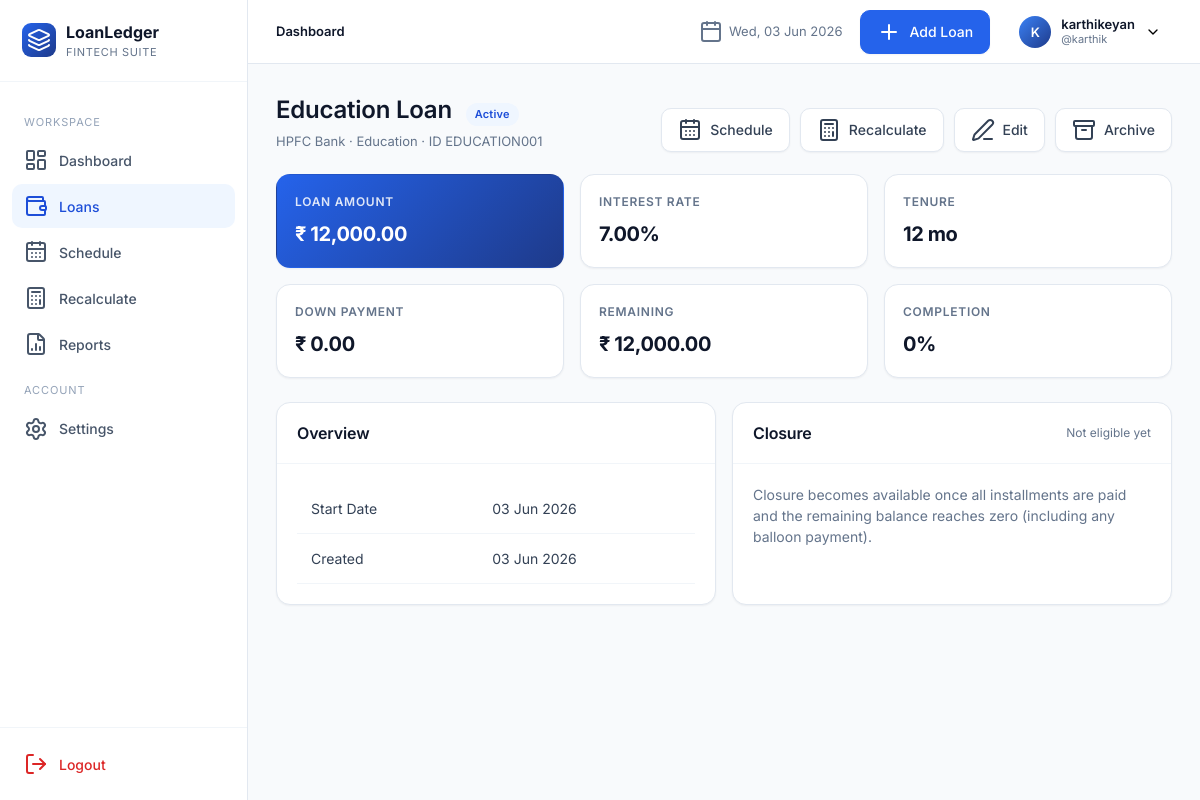
The app's page /loans/2 (signed in), older data.
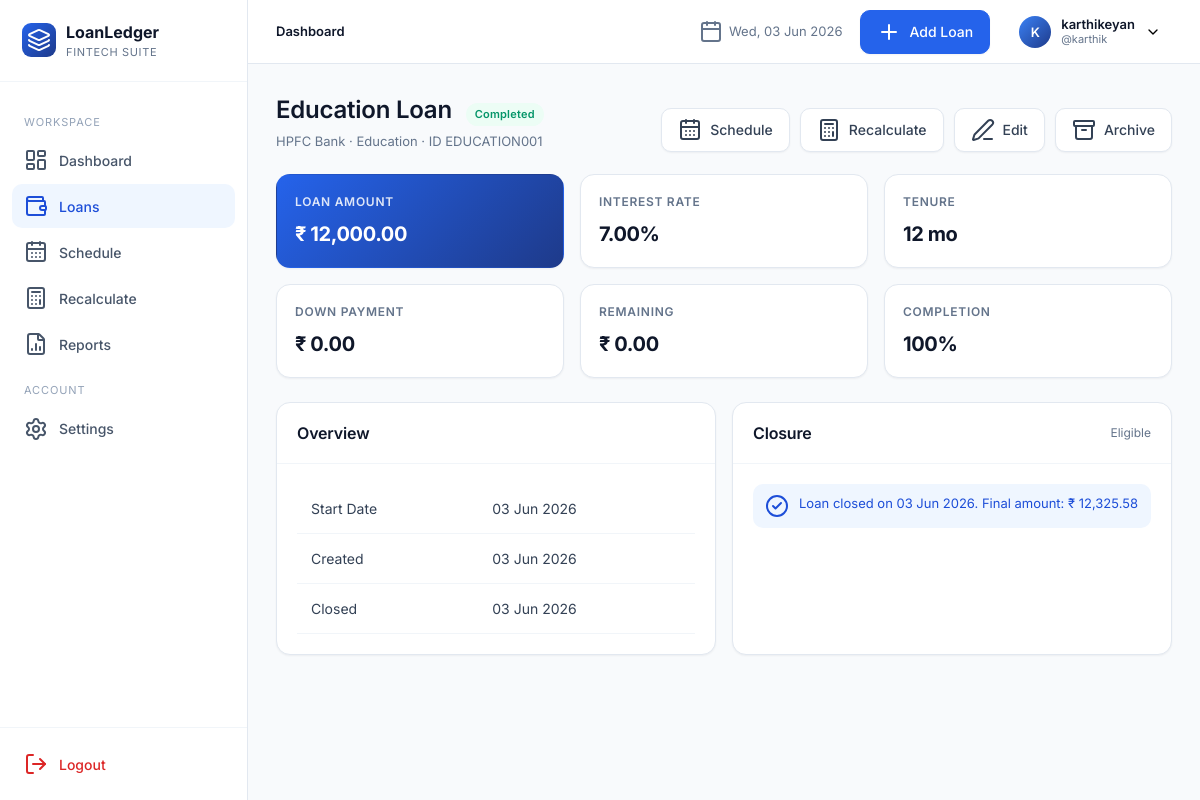
The same page, newer data.
### app/models.py (models this page shows, shortened)
class Loan(db.Model):
    __tablename__ = "loans"
    id = db.Column(db.Integer, primary_key=True)
    user_id = db.Column(db.Integer, db.ForeignKey("users.id"), nullable=False, index=True)
    loan_id = db.Column(db.String(40), nullable=False, index=True)  # manual unique per user
    loan_name = db.Column(db.String(120), nullable=False)
    loan_category = db.Column(db.String(50), nullable=False, default="Personal")
    bank_name = db.Column(db.String(120), nullable=False)
    loan_amount = db.Column(db.Float, nullable=False)
    interest_rate = db.Column(db.Float, nullable=False)  # annual %
    down_payment = db.Column(db.Float, default=0)
    custom_emi = db.Column(db.Float, nullable=True)
    start_date = db.Column(db.Date, nullable=False)
    tenure_months = db.Column(db.Integer, nullable=False)
    loan_status = db.Column(db.String(20), default="Active", index=True)
    remaining_balance = db.Column(db.Float, default=0)
    completion_percentage = db.Column(db.Float, default=0)
    is_archived = db.Column(db.Boolean, default=False, index=True)
    balloon_date = db.Column(db.Date, nullable=True)
    balloon_amount = db.Column(db.Float, nullable=True)
    notes = db.Column(db.Text)
    closed_at = db.Column(db.DateTime, nullable=True)
    final_amount = db.Column(db.Float, nullable=True)
    closure_notes = db.Column(db.Text, nullable=True)
    created_at = db.Column(db.DateTime, default=datetime.utcnow)
    updated_at = db.Column(db.DateTime, default=datetime.utcnow, onupdate=datetime.utcnow)
    schedules = db.relationship("Schedule", backref="loan", lazy="dynamic",
                                cascade="all, delete-orphan", order_by="Schedule.month_index")
    __table_args__ = (db.UniqueConstraint("user_id", "loan_id", name="uq_user_loanid"),)

class User(UserMixin, db.Model):
    __tablename__ = "users"
    id = db.Column(db.Integer, primary_key=True)
    full_name = db.Column(db.String(120), nullable=False)
    username = db.Column(db.String(64), unique=True, nullable=False, index=True)
    email = db.Column(db.String(160), unique=True, nullable=False, index=True)
    password_hash = db.Column(db.String(256), nullable=False)
    preferred_currency = db.Column(db.String(8), default="INR")
    preferred_date_format = db.Column(db.String(20), default="%d %b %Y")
    created_at = db.Column(db.DateTime, default=datetime.utcnow)
    loans = db.relationship("Loan", backref="owner", lazy="dynamic", cascade="all, delete-orphan")

### app/blueprints/loans.py (the view)
@loans_bp.route("/<int:loan_pk>")
@login_required
def details(loan_pk):
    loan = _get_loan_or_404(loan_pk)
    return render_template("loans/details.html", loan=loan)

### app/blueprints/loans.py (called while the page is built)
def _get_loan_or_404(loan_pk):
    loan = Loan.query.filter_by(id=loan_pk, user_id=current_user.id).first()
    if not loan:
        abort(404)
    return loan

### app/utils.py (called while the page is built)
def format_date(d, fmt=None):
    if not d:
        return "-"
    if fmt is None and current_user and current_user.is_authenticated:
        fmt = current_user.preferred_date_format or "%d %b %Y"
    fmt = fmt or "%d %b %Y"
    try:
        return d.strftime(fmt)
    except Exception:
        return str(d)

### app/templates/loans/details.html (shortened to what this page needs)
{% extends "base.html" %}
{% block content %}
<div class="page-header">
  <div class="title-block">
    <h1>{{ loan.loan_name }} <span class="badge {{ loan.loan_status.replace(' ','') }}" style="margin-left:8px;font-size:11px">{{ loan.loan_status }}</span></h1>
    <div class="sub">{{ loan.bank_name }} · {{ loan.loan_category }} · ID {{ loan.loan_id }}</div>
  </div>
  <div class="actions">
    <a href="{{ url_for('schedule.view', loan_pk=loan.id) }}" class="btn secondary"><i data-lucide="calendar-days"></i> Schedule</a>
    <a href="{{ url_for('recalc.index', loan_pk=loan.id) }}" class="btn secondary"><i data-lucide="calculator"></i> Recalculate</a>
    <a href="{{ url_for('loans.edit', loan_pk=loan.id) }}" class="btn secondary"><i data-lucide="edit-3"></i> Edit</a>
    <form method="post" action="{{ url_for('loans.archive', loan_pk=loan.id) }}" style="display:inline" data-confirm="Archive this loan?">
      <button class="btn secondary"><i data-lucide="archive"></i> Archive</button>
    </form>
  </div>
</div>
<div class="kpi-grid">
  <div class="kpi accent"><div class="label">Loan Amount</div><div class="value">{{ loan.loan_amount|money }}</div></div>
  <div class="kpi"><div class="label">Interest Rate</div><div class="value">{{ '%.2f'|format(loan.interest_rate) }}%</div></div>
  <div class="kpi"><div class="label">Tenure</div><div class="value">{{ loan.tenure_months }} mo</div></div>
  <div class="kpi"><div class="label">Down Payment</div><div class="value">{{ loan.down_payment|money }}</div></div>
  <div class="kpi"><div class="label">Remaining</div><div class="value">{{ loan.remaining_balance|money }}</div></div>
  <div class="kpi"><div class="label">Completion</div><div class="value">{{ '%.0f'|format(loan.completion_percentage) }}%</div></div>
</div>
<div class="grid grid-2">
  <div class="card">
    <div class="card-header"><h3>Overview</h3></div>
    <div class="card-body">
      <table class="tbl">
        <tr><td>Start Date</td><td>{{ loan.start_date|fdate }}</td></tr>
        <tr><td>Created</td><td>{{ loan.created_at|fdate }}</td></tr>
        {% if loan.closed_at %}<tr><td>Closed</td><td>{{ loan.closed_at|fdate }}</td></tr>{% endif %}
      </table>
    </div>
  </div>
  <div class="card">
    <div class="card-header">
      <h3>Closure</h3>
      <span style="font-size:12px;color:var(--slate-500)">{{ 'Eligible' if loan.remaining_balance <= 0.01 else 'Not eligible yet' }}</span>
    </div>
    <div class="card-body">
      {% if loan.remaining_balance <= 0.01 and loan.loan_status != 'Completed' %}
        <div class="insight"><i data-lucide="check-circle-2"></i> This loan is eligible for closure</div>
        <form method="post" action="{{ url_for('loans.close', loan_pk=loan.id) }}" data-confirm="Are you sure you want to close this loan?">
          <input type="hidden" name="csrf_token" value="{{ csrf_token() }}">
          <button class="btn success"><i data-lucide="check-circle-2"></i> Close Loan</button>
        </form>
      {% elif loan.loan_status == 'Completed' %}
        <div class="insight"><i data-lucide="check-circle-2"></i> Loan closed on {{ loan.closed_at|fdate }}. Final amount: {{ loan.final_amount|money }}</div>
      {% else %}
        <p style="color:var(--slate-500)">Closure becomes available once all installments are paid and the remaining balance reaches zero (including any balloon payment).</p>
      {% endif %}
    </div>
  </div>
</div>
{% endblock %}

Row changes from the older to the newer data that the page shows:
changed Loan "Education Loan": loan_status "Active" → "Completed"; remaining_balance "₹ 12,000.00" → "₹ 0.00"; completion_percentage "0" → "100"; closed_at|fdate (not shown) → "03 Jun 2026"; closed_at empty → "2026-06-03 13:41:07.413360" (drawn); remaining_balance "Not eligible yet" → "Eligible"; final_amount (not shown) → "₹ 12,325.58"
Text that changed along with them:
text no longer shown: "Closure becomes available once all installments are paid and the remaining balance reaches zero (including any balloon payment)."
text now shown: "Closed Loan closed on . Final amount:"
